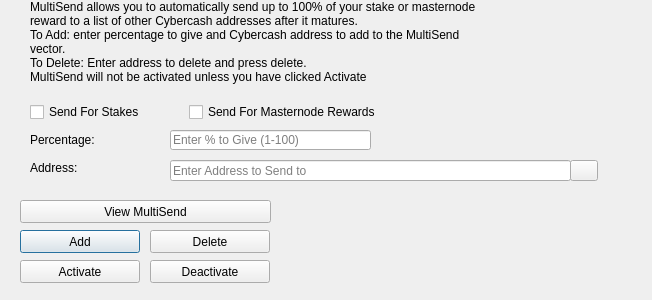
<?xml version="1.0" encoding="UTF-8"?>
<ui version="4.0">
 <class>MultiSendDialog</class>
 <widget class="QDialog" name="MultiSendDialog">
  <property name="windowModality">
   <enum>Qt::NonModal</enum>
  </property>
  <property name="geometry">
   <rect>
    <x>0</x>
    <y>0</y>
    <width>652</width>
    <height>300</height>
   </rect>
  </property>
  <property name="windowTitle">
   <string>MultiSend</string>
  </property>
  <widget class="QLineEdit" name="multiSendPercentEdit">
   <property name="geometry">
    <rect>
     <x>170</x>
     <y>130</y>
     <width>201</width>
     <height>20</height>
    </rect>
   </property>
   <property name="toolTip">
    <string>Enter whole numbers 1 - 100</string>
   </property>
   <property name="placeholderText">
    <string>Enter % to Give (1-100)</string>
   </property>
  </widget>
  <widget class="QLineEdit" name="multiSendAddressEdit">
   <property name="geometry">
    <rect>
     <x>170</x>
     <y>160</y>
     <width>401</width>
     <height>21</height>
    </rect>
   </property>
   <property name="toolTip">
    <string/>
   </property>
   <property name="placeholderText">
    <string>Enter Address to Send to</string>
   </property>
  </widget>
  <widget class="QLabel" name="label_2">
   <property name="geometry">
    <rect>
     <x>30</x>
     <y>0</y>
     <width>451</width>
     <height>121</height>
    </rect>
   </property>
   <property name="lineWidth">
    <number>1</number>
   </property>
   <property name="text">
    <string>MultiSend allows you to automatically send up to 100% of your stake or masternode reward to a list of other Cybercash addresses after it matures.
To Add: enter percentage to give and Cybercash address to add to the MultiSend vector.
To Delete: Enter address to delete and press delete.
MultiSend will not be activated unless you have clicked Activate</string>
   </property>
   <property name="alignment">
    <set>Qt::AlignLeading|Qt::AlignLeft|Qt::AlignTop</set>
   </property>
   <property name="wordWrap">
    <bool>true</bool>
   </property>
  </widget>
  <widget class="QLabel" name="message">
   <property name="geometry">
    <rect>
     <x>290</x>
     <y>200</y>
     <width>351</width>
     <height>91</height>
    </rect>
   </property>
   <property name="text">
    <string/>
   </property>
  </widget>
  <widget class="QPushButton" name="addButton">
   <property name="geometry">
    <rect>
     <x>20</x>
     <y>230</y>
     <width>120</width>
     <height>23</height>
    </rect>
   </property>
   <property name="toolTip">
    <string/>
   </property>
   <property name="statusTip">
    <string>Add to MultiSend Vector</string>
   </property>
   <property name="text">
    <string>Add</string>
   </property>
  </widget>
  <widget class="QPushButton" name="disableButton">
   <property name="geometry">
    <rect>
     <x>150</x>
     <y>260</y>
     <width>120</width>
     <height>23</height>
    </rect>
   </property>
   <property name="statusTip">
    <string>Deactivate MultiSend</string>
   </property>
   <property name="text">
    <string>Deactivate</string>
   </property>
  </widget>
  <widget class="QPushButton" name="addressBookButton">
   <property name="geometry">
    <rect>
     <x>570</x>
     <y>160</y>
     <width>28</width>
     <height>21</height>
    </rect>
   </property>
   <property name="toolTip">
    <string>Choose an address from the address book</string>
   </property>
   <property name="text">
    <string/>
   </property>
   <property name="icon">
    <iconset resource="../cybercash.qrc">
     <normaloff>:/icons/address-book</normaloff>:/icons/address-book</iconset>
   </property>
   <property name="shortcut">
    <string>Alt+A</string>
   </property>
   <property name="autoDefault">
    <bool>false</bool>
   </property>
  </widget>
  <widget class="QLabel" name="label">
   <property name="geometry">
    <rect>
     <x>30</x>
     <y>130</y>
     <width>121</width>
     <height>20</height>
    </rect>
   </property>
   <property name="toolTip">
    <string>Percentage of stake to send</string>
   </property>
   <property name="text">
    <string>Percentage:</string>
   </property>
  </widget>
  <widget class="QLabel" name="label_5">
   <property name="geometry">
    <rect>
     <x>30</x>
     <y>160</y>
     <width>111</width>
     <height>16</height>
    </rect>
   </property>
   <property name="toolTip">
    <string>Address to send portion of stake to</string>
   </property>
   <property name="text">
    <string>Address:</string>
   </property>
  </widget>
  <widget class="QPushButton" name="deleteButton">
   <property name="geometry">
    <rect>
     <x>150</x>
     <y>230</y>
     <width>120</width>
     <height>23</height>
    </rect>
   </property>
   <property name="toolTip">
    <string/>
   </property>
   <property name="statusTip">
    <string>Delete Address From MultiSend Vector</string>
   </property>
   <property name="text">
    <string>Delete</string>
   </property>
  </widget>
  <widget class="QPushButton" name="activateButton">
   <property name="geometry">
    <rect>
     <x>20</x>
     <y>260</y>
     <width>120</width>
     <height>23</height>
    </rect>
   </property>
   <property name="statusTip">
    <string>Activate MultiSend</string>
   </property>
   <property name="text">
    <string>Activate</string>
   </property>
  </widget>
  <widget class="QPushButton" name="viewButton">
   <property name="geometry">
    <rect>
     <x>20</x>
     <y>200</y>
     <width>251</width>
     <height>23</height>
    </rect>
   </property>
   <property name="toolTip">
    <string/>
   </property>
   <property name="statusTip">
    <string>View MultiSend Vector</string>
   </property>
   <property name="text">
    <string>View MultiSend</string>
   </property>
  </widget>
  <widget class="QWidget" name="horizontalLayoutWidget">
   <property name="geometry">
    <rect>
     <x>30</x>
     <y>100</y>
     <width>351</width>
     <height>24</height>
    </rect>
   </property>
   <layout class="QHBoxLayout" name="horizontalLayout">
    <item>
     <widget class="QCheckBox" name="multiSendStakeCheckBox">
      <property name="text">
       <string>Send For Stakes</string>
      </property>
     </widget>
    </item>
    <item>
     <widget class="QCheckBox" name="multiSendMasternodeCheckBox">
      <property name="text">
       <string>Send For Masternode Rewards</string>
      </property>
     </widget>
    </item>
   </layout>
  </widget>
 </widget>
 <resources>
  <include location="../cybercash.qrc"/>
 </resources>
 <connections/>
</ui>
